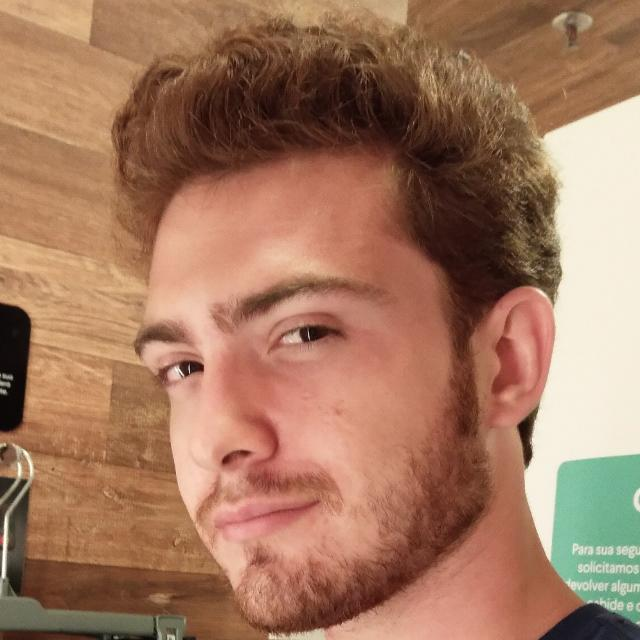
%> input picture códigos-2020/provas/alb/foto.png, 640 x 640 px
$ octave audio_imagem_TDM.m   (GNU Octave 9; MATLAB toolbox functions it lacks are replaced by stand-ins)
%> lines starting %> are read from the running program, lines starting %| are printed output that depends on the picture
clc; close all; clear all

%% Carregando imagem
% read image from url (I took  a random  image on internet)..
img = imread('foto.png');  %Lendo arquivo de imagem
%> img is the input picture: size 640x640x3 uint8; mean R, G, B 163.4, 120.6, 95.7
img = imresize(img, [340 420]); % resize to a specific dimensions
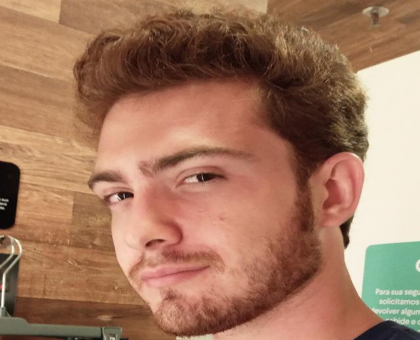
%> img: size 340x420x3 uint8; mean R, G, B 163.4, 120.6, 95.7
img = rgb2gray(img);           %Convertendo imagem em escala de cinza
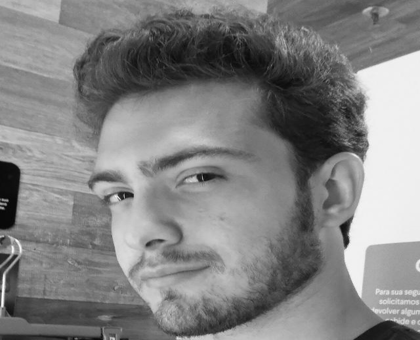
%> img: size 340x420 uint8; min 6, max 254, mean 130.5
size_img = size(img);           %Guarda o formato da imagem
%> size_img = [340 420]
figure, imshow(img), title ('Imagem em escala de cinza')

% Parametrizacao
M  = 2;             % Nivel de modulacao
k  = log2(M);       % bits por simbolo
nsamp  = 4;         % Taxa Oversampling (Qtd de pontos para representar o bit)
snr  = 30;          % SNR em dB
sinal_vetorizado = reshape(img,1,[]);
%sinal_multiplexado = img;

% Conversao A/D
sinal_vetorizado = round(sinal_vetorizado);  % arredondamento para simular erro de quantizacao
sinal_vetorizado_digital = de2bi(sinal_vetorizado);   % conversao em si
sinal_vetorizado_digital = sinal_vetorizado_digital';
sinal_vetorizado_digital = sinal_vetorizado_digital(:); % transforma em vetor
tam_img = length(sinal_vetorizado_digital);
%> tam_img = 1142400


%% Carregando audio
%> (the run ends here)
